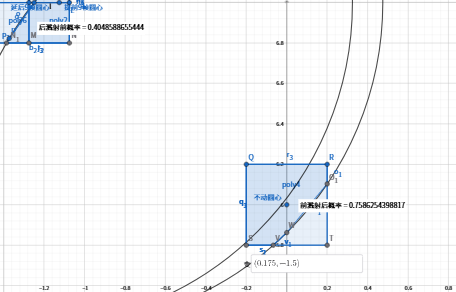
#> input picture _raw/zhoudata/h12-4_ggb_thumb.png, 456 x 292 px
$ python crop_shot.py ../../_raw/zhoudata/h12-4_ggb_thumb.png out.png
#> lines starting #> are read from the running program, lines starting #| are printed output that depends on the picture
# -*- coding: utf-8 -*-
"""crop_shot.py — 把实机截图切成九宫格放大，便于逐个格子读地形/门位。"""
import os
import sys

try:
    import cv2
except Exception as e:
    print('need cv2:', e)
    raise

SRC = sys.argv[1] if len(sys.argv) > 1 else r'C:\Users\23922\Documents\ds_harness\ak\.tmp\grid_overlay.png'
OUT = sys.argv[2] if len(sys.argv) > 2 else r'C:\Users\23922\Documents\ds_harness\ak\.tmp\crop'
os.makedirs(OUT, exist_ok=True)
img = cv2.imread(SRC)
#> img is the input picture: shape (292, 456, 3); mean B, G, R 248, 246.1, 244.5
h, w = img.shape[:2]
#> h = 292; w = 456
print('src', w, 'x', h)
#| src 456 x 292
for i, (name, y0, y1, x0, x1) in enumerate([
        ('TL', 0, h // 2, 0, w // 2), ('TR', 0, h // 2, w // 2, w),
        ('BL', h // 2, h, 0, w // 2), ('BR', h // 2, h, w // 2, w)]):
    crop = img[y0:y1, x0:x1]
    crop = cv2.resize(crop, (crop.shape[1] * 2, crop.shape[0] * 2), interpolation=cv2.INTER_CUBIC)
    p = os.path.join(OUT, f'{name}.png')
    cv2.imwrite(p, crop)
    print('  ->', p, crop.shape[1], 'x', crop.shape[0])
#> this loop made 4 passes
#> pass 1, `crop = img[y0:y1, x0:x1]`:
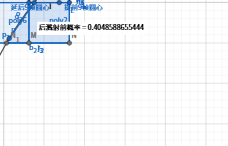
#> crop: shape (146, 228, 3); mean B, G, R 247.1, 244.2, 241.6
#> pass 1, `crop = cv2.resize(crop, (crop.shape[1] * 2, crop.shape[0] * 2), interp..`:
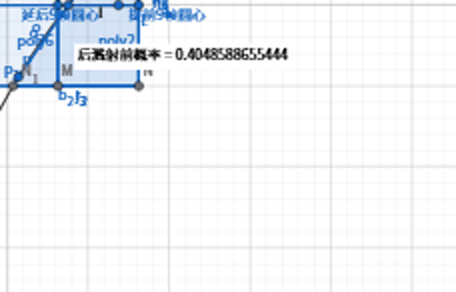
#> crop: shape (292, 456, 3); mean B, G, R 247, 244, 241.3
#> pass 2, `crop = img[y0:y1, x0:x1]`:
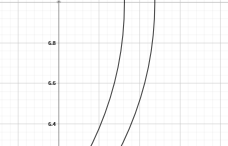
#> crop: shape (146, 228, 3); min 47, max 255, mean 249.8

$ run again, on raw/zhoudata/水母钩加推_ggb_thumb.png
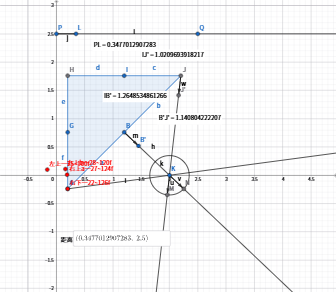
#> input picture raw/zhoudata/水母钩加推_ggb_thumb.png, 336 x 292 px
#> img is the input picture: shape (292, 336, 3); mean B, G, R 245.5, 244.3, 244.3
#| src 336 x 292
#> the loop `for i, (name, y0, y1, x0, x1) in enumerate([ ('TL', 0, h // 2, 0, w //..` made 4 passes
#> pass 1, `crop = cv2.resize(crop, (crop.shape[1] * 2, crop.shape[0] * 2), interp..`:
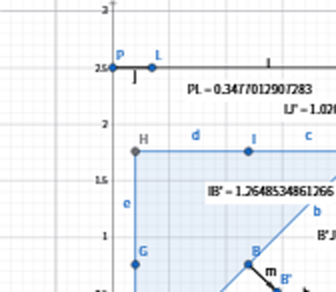
#> crop: shape (292, 336, 3); mean B, G, R 244, 240.9, 238.5
#> pass 2, `crop = cv2.resize(crop, (crop.shape[1] * 2, crop.shape[0] * 2), interp..`:
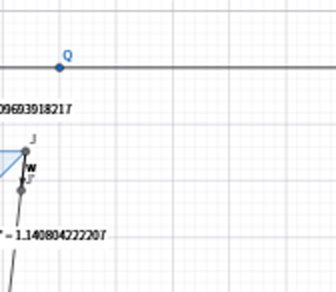
#> crop: shape (292, 336, 3); mean B, G, R 247.2, 246.7, 246.6
